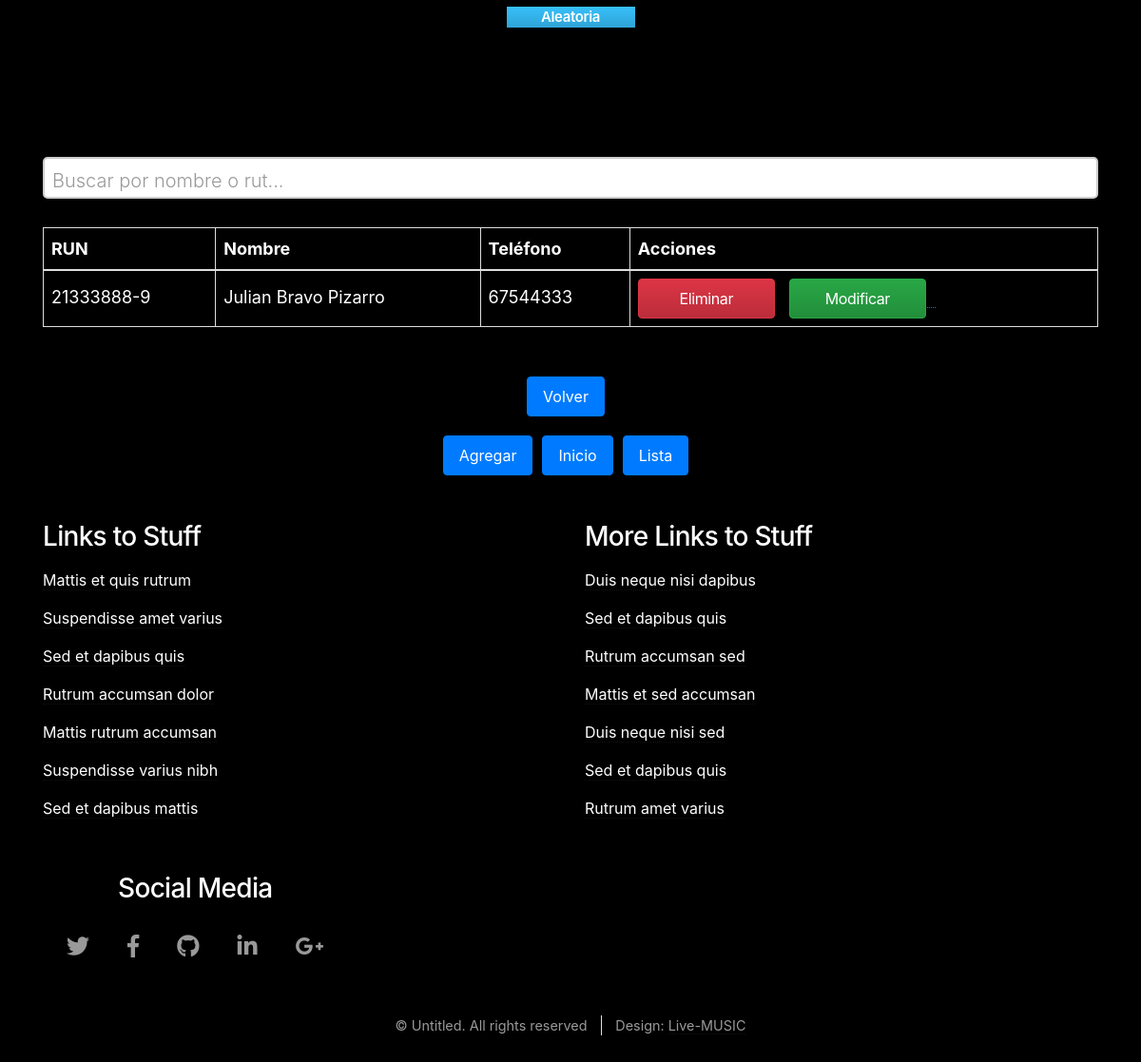
/crud/?page=3 (lower part), run on an earlier commit of the app's database.
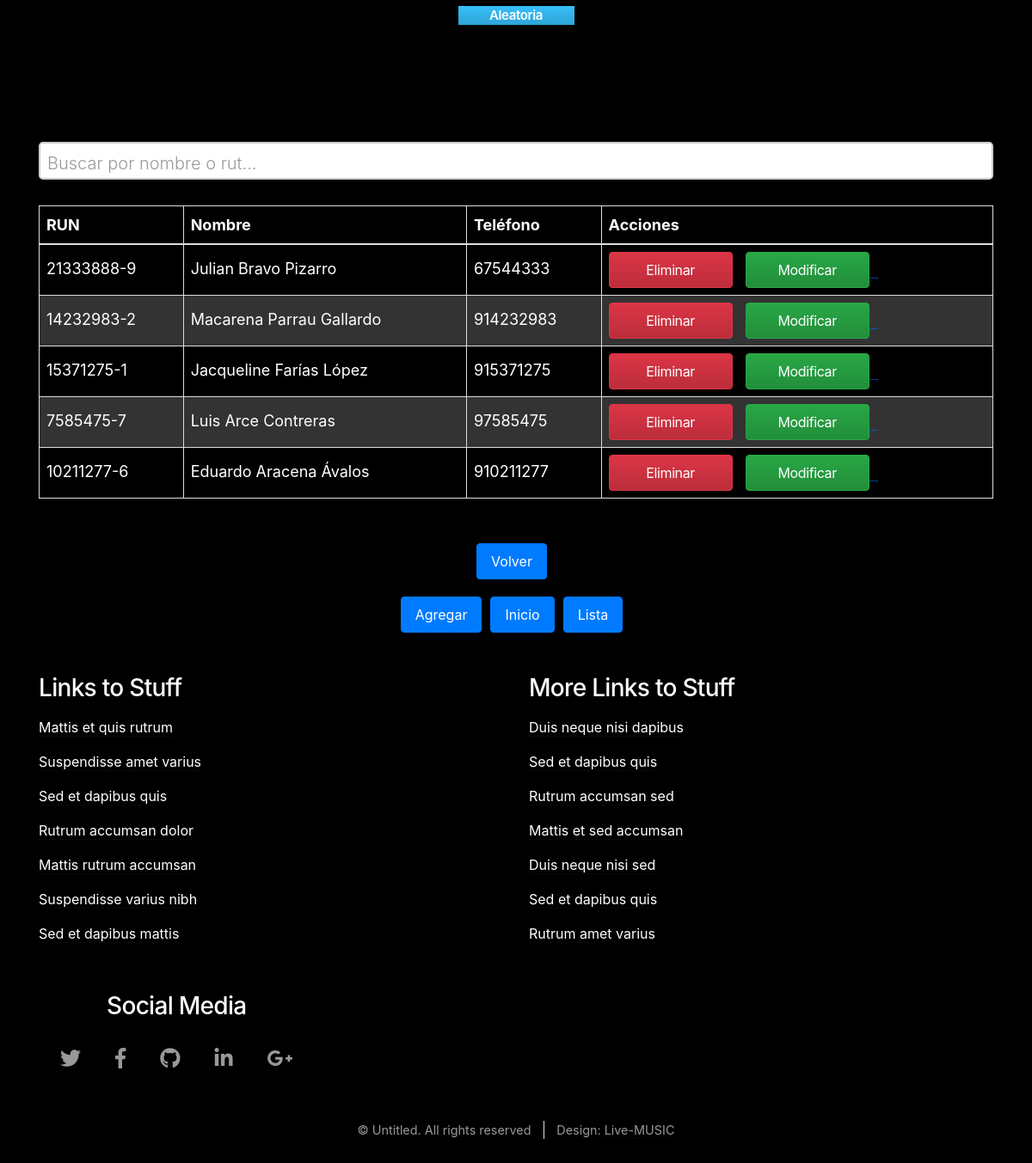
And on a later commit of the database.
### demo/models.py (models this page shows, shortened)
class Postulante(models.Model):
    rut              = models.CharField(primary_key=True, max_length=10)
    nombre           = models.CharField(max_length=20)
    apellido_paterno = models.CharField(max_length=20)
    apellido_materno = models.CharField(max_length=20)
    fecha_nacimiento = models.DateField(blank=False, null=False)
    id_genero        = models.ForeignKey('Genero',on_delete=models.CASCADE, db_column='idGenero')
    telefono         = models.CharField(max_length=45)
    email            = models.EmailField(unique=True, max_length=100, blank=True, null=True)
    direccion        = models.CharField(max_length=50, blank=True, null=True)
    activo           = models.IntegerField()

### demo/views.py (the view)
# urls.py: path('crud/', views.crud, name='crud'),
def crud(request):
    postulantes = Postulante.objects.all()  # Obtén todos los postulantes
    paginator = Paginator(postulantes, 5)  # Mostrar 5 postulantes por página
    page_number = request.GET.get('page')
    page_obj = paginator.get_page(page_number)
    context = {
        'demo': page_obj,  # Pasar el objeto de paginación a la plantilla
    }
    return render(request, 'demo/alumnos_list.html', context)

### demo/templates/demo/alumnos_list.html (shortened to what this page needs)
{% extends "demo/base.html" %}
{% block content %}
{% load static %}
<link rel="stylesheet" href="https://cdn.jsdelivr.net/npm/bootstrap@4.6.2/dist/css/bootstrap.min.css">
<link rel="stylesheet" href={% static "css/style_4.css" %}>
<header class="container1">
  <div class="container1-content container">
    <div class="container1-txt">
      <input type="text" id="buscarInput" placeholder="Buscar por nombre o rut...">
      <div class="table-responsive">
        <table id="tablaPostulantes" class="responsive-table">
          <thead>
            <tr>
              <th>RUN</th>
              <th>Nombre</th>
              <th>Teléfono</th>
              <th>Acciones</th>
            </tr>
          </thead>
          <tbody>
            {% for postulante in demo %}
            <tr id="postulante-{{ postulante.rut }}">
              <td>{{ postulante.rut }}</td>
              <td>{{ postulante.nombre }} {{ postulante.apellido_paterno }} {{ postulante.apellido_materno }}</td>
              <td>{{ postulante.telefono }}</td>
              <td class="acciones">
                <button class="btn btn-danger" onclick="eliminarPostulante('{{ postulante.rut }}')">Eliminar</button>
                <a href="{% url 'alumnos_findEdit' pk=postulante.rut %}#modific">
                  <button class="btn btn-success">Modificar</button>
                </a>
              </td>
            </tr>
            {% endfor %}
          </tbody>
        </table>
      </div>
      <div class="btn-container">
        {% if demo.has_previous %}
        <a href="?page={{ demo.previous_page_number }}#postul" class="btn btn-info">Volver</a>
        {% endif %}
      </div>
      <div class="btn-container">
        <a href="{% url 'alumnosAdd' %}#postula" class="btn btn-info">Agregar</a>
        <a href="{% url 'index' %}" class="btn btn-info">Inicio</a>
        <a href="{% url 'listadoSQL' %}#lista" class="btn btn-info">Lista</a>
      </div>
    </div>
  </div>
</header>
{% endblock %}

### demo/templates/demo/base.html (shortened to what this page needs)
{% load static %}
<!DOCTYPE HTML>
<html>
	<head>
		<link rel="stylesheet" href={% static "/css/main.css" %} />
		<link rel="stylesheet" href={% static "/css/fontawesome-all.min.css" %} />
		<link rel="stylesheet" href="https://cdnjs.cloudflare.com/ajax/libs/font-awesome/5.5.0/css/all.min.css"
 />
		<link rel="stylesheet" href="https://cdn.jsdelivr.net/npm/bootstrap@4.6.2/dist/css/bootstrap.min.css">
		<link rel="stylesheet" href={% static "css/style_1.css" %}>
	</head>
		<body class="homepage is-preload">
<br><div class="container">
		<center>
        <div class="audio-container">
		</div>
		<button onclick="playRandomSong()">Aleatoria</button>
	</center>
	</div>
<br><br><br><br><br>
                {% block content %}{% endblock %}
				<div id="footer">
					<div class="container">
						<div class="row">
							<section class="col-6">
								<h3>Links to Stuff</h3>
								<ul class="links">
									<li><a href="#">Mattis et quis rutrum</a></li>
									<li><a href="#">Suspendisse amet varius</a></li>
									<li><a href="#">Sed et dapibus quis</a></li>
									<li><a href="#">Rutrum accumsan dolor</a></li>
									<li><a href="#">Mattis rutrum accumsan</a></li>
									<li><a href="#">Suspendisse varius nibh</a></li>
									<li><a href="#">Sed et dapibus mattis</a></li>
								</ul>
							</section>
							<section class="col-6">
								<h3>More Links to Stuff</h3>
								<ul class="links">
									<li><a href="#">Duis neque nisi dapibus</a></li>
									<li><a href="#">Sed et dapibus quis</a></li>
									<li><a href="#">Rutrum accumsan sed</a></li>
									<li><a href="#">Mattis et sed accumsan</a></li>
									<li><a href="#">Duis neque nisi sed</a></li>
									<li><a href="#">Sed et dapibus quis</a></li>
									<li><a href="#">Rutrum amet varius</a></li>
								</ul>
							</section>
							<section class="social-media">
								<h3>Social Media</h3>
								<ul class="icons">
									<li><a href="#" class="icon brands fa-twitter"><span class="label">Twitter</span></a></li>
									<li><a href="#" class="icon brands fa-facebook-f"><span class="label">Facebook</span></a></li>
									<li><a href="#" class="icon brands fa-github"><span class="label">GitHub</span></a></li>
									<li><a href="#" class="icon brands fa-linkedin-in"><span class="label">LinkedIn</span></a></li>
									<li><a href="#" class="icon brands fa-google-plus-g"><span class="label">Google+</span></a></li>
								</ul>
							</section>
						</div>
					</div>
						<div class="copyright">
							<ul class="menu">
								<li>&copy; Untitled. All rights reserved</li><li>Design: <a href="http://html5up.net">Live-MUSIC</a></li>
							</ul>
						</div>
				</div>
	</body>
</html>

### demo/static/css/style_1.css (style rules this page uses)
body { background-color: black; color: white; }
.social-media { padding: 2em; background-color: black; }
.social-media h3 { margin-bottom: 1em; text-align: center; }
.icons { list-style: none; padding: 0; display: flex; flex-wrap: wrap; justify-content: center; }
.icons li { margin: 0.5em; }
.icons a { text-decoration: none; color: #333; font-size: 1.5em; }

### demo/static/css/style_4.css (style rules this page uses)
body { background-color: black; color: white; }
td, th { color: white; font-size: 18px; padding: 8px; text-align: left; }
th { background-color: black; }
button { font-size: 15px; }
.responsive-table { width: 100%; border-collapse: collapse; margin-top: 20px; }
.responsive-table th, .responsive-table td { border: 1px solid #ddd; padding: 8px; text-align: left; }
.responsive-table tbody tr:nth-child(even) { background-color: #333; }
.btn-container { display: flex; justify-content: center; margin-top: 20px; }
.btn { display: inline-block; padding: 8px 16px; text-decoration: none; color: #ffffff; background-color: #007bff; border: 1px solid #007bff; cursor: pointer; margin-right: 10px; }
.btn-danger { background-color: #dc3545; border-color: #dc3545; }
.btn-success { background-color: #28a745; border-color: #28a745; }
#buscarInput { padding: 8px; margin-bottom: 10px; width: 100%; box-sizing: border-box; }
input[type="text"] { background-color: white; color: black; padding: 10px; border: 2px solid #ccc; border-radius: 5px; font-size: 20px; }

What changed in the data, as far as the page shows it:
added Postulante: rut "14232983-2", nombre "Macarena", apellido_paterno "Parrau", apellido_materno "Gallardo", telefono "914232983"
added Postulante: rut "15371275-1", nombre "Jacqueline", apellido_paterno "Farías", apellido_materno "López", telefono "915371275"
added Postulante: rut "7585475-7", nombre "Luis", apellido_paterno "Arce", apellido_materno "Contreras", telefono "97585475"
added Postulante: rut "10211277-6", nombre "Eduardo", apellido_paterno "Aracena", apellido_materno "Ávalos", telefono "910211277"
